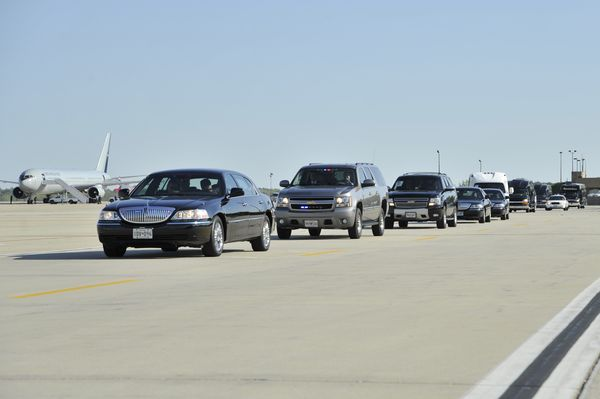
#> input picture docs/inspection/candidate-chile-motorcade.jpg, 600 x 399 px, found by its file name
$ python create-cinematic-motorcade.py
#> lines starting #> are read from the running program, lines starting #| are printed output that depends on the picture
import numpy as np
from PIL import Image, ImageEnhance, ImageFilter

def create_cinematic_motorcade():
    src_path = "public/images/candidate-chile-motorcade.jpg"
    img = Image.open(src_path).convert("RGB")
#> img is the input picture: PIL image 600x399 RGB; mean R, G, B 167.5, 177.6, 180.5
    orig_w, orig_h = img.size
#> orig_w = 600; orig_h = 399

    # Crop:Focus on the motorcade convoy
    # Vehicles are centered horizontally and vertically
    # Let's crop from y=500 to y=2500, x=500 to x=4256
    # This removes the empty left edge while keeping the aircraft tail and the entire motorcade
    crop_box = (500, 520, 4256, 2520)
    cropped = img.crop(crop_box)
#> cropped: PIL image 3756x2000 RGB; every value is 0
    w, h = cropped.size
#> w = 3756; h = 2000
    print(f"Cropped to: {w}x{h}")
#| Cropped to: 3756x2000

    arr = np.array(cropped, dtype=np.float32) / 255.0
#> arr: shape (2000, 3756, 3) float32; every value is 0

    # 1. Luminance
    lum = 0.299 * arr[:, :, 0] + 0.587 * arr[:, :, 1] + 0.114 * arr[:, :, 2]
#> lum: shape (2000, 3756) float32; every value is 0

    # Target brand colors:
    # Deep obsidian base: #070A12 -> (7, 10, 18) / 255
    obsidian = np.array([7 / 255.0, 10 / 255.0, 18 / 255.0], dtype=np.float32)
    # Brand dark indigo: #161933 -> (22, 25, 51) / 255
    dark_indigo = np.array([22 / 255.0, 25 / 255.0, 51 / 255.0], dtype=np.float32)
    # Brand accent corporate blue: #2D5090 -> (45, 80, 144) / 255
    brand_blue = np.array([45 / 255.0, 80 / 255.0, 144 / 255.0], dtype=np.float32)
    # Metallic ice highlight: (215, 225, 250) / 255
    ice_high = np.array([215 / 255.0, 225 / 255.0, 250 / 255.0], dtype=np.float32)

    # 2. Convert exposure from bright daytime to dramatic evening dusk:
    # Strong non-linear contrast curve: shadows drop into deep black, highlights stay crisp
    darkened = np.power(arr, 1.85)

    # Cool down temperature (eliminate daytime yellow/beige cast from concrete)
    # Lower red, lower green, enhance cool blue tone
    darkened[:, :, 0] *= 0.55
    darkened[:, :, 1] *= 0.68
    darkened[:, :, 2] *= 1.20
    darkened = np.clip(darkened, 0.0, 1.0)

    # 3. Y-axis & X-axis masks for seamless background blending:
    y_coords = np.linspace(0, 1, h)[:, np.newaxis]
#> y_coords = 2000 values from 0 to 1
    x_coords = np.linspace(0, 1, w)[np.newaxis, :]

    # Top fade: sky smoothly turns into solid obsidian #070A12
    # Sky is roughly top 30% of image
    sky_fade = np.clip((0.32 - y_coords) / 0.32, 0.0, 1.0) ** 1.2

    # Bottom fade: tarmac foreground turns into solid obsidian #070A12
    # Bottom 40% of image is open tarmac
    bottom_fade = np.clip((y_coords - 0.55) / 0.45, 0.0, 1.0) ** 1.3
#> bottom_fade = 2000 values from 0 to 1

    # Left fade: left side of image (where text will sit) turns into deep obsidian
    left_fade = np.clip((0.45 - x_coords) / 0.45, 0.0, 1.0) ** 1.2

    # Combine edge fades
    edge_mask = np.maximum(sky_fade * 0.95, bottom_fade * 0.95)
    edge_mask = np.maximum(edge_mask, left_fade * 0.85)

    # 4. Blend image with Victor brand colors
    out = np.zeros_like(darkened)
    for c in range(3):
        # Base tonemapping
        out[:, :, c] = darkened[:, :, c] * 0.70 + dark_indigo[c] * 0.20 + brand_blue[c] * 0.10
        # Apply edge fades into obsidian
        out[:, :, c] = out[:, :, c] * (1.0 - edge_mask) + obsidian[c] * edge_mask
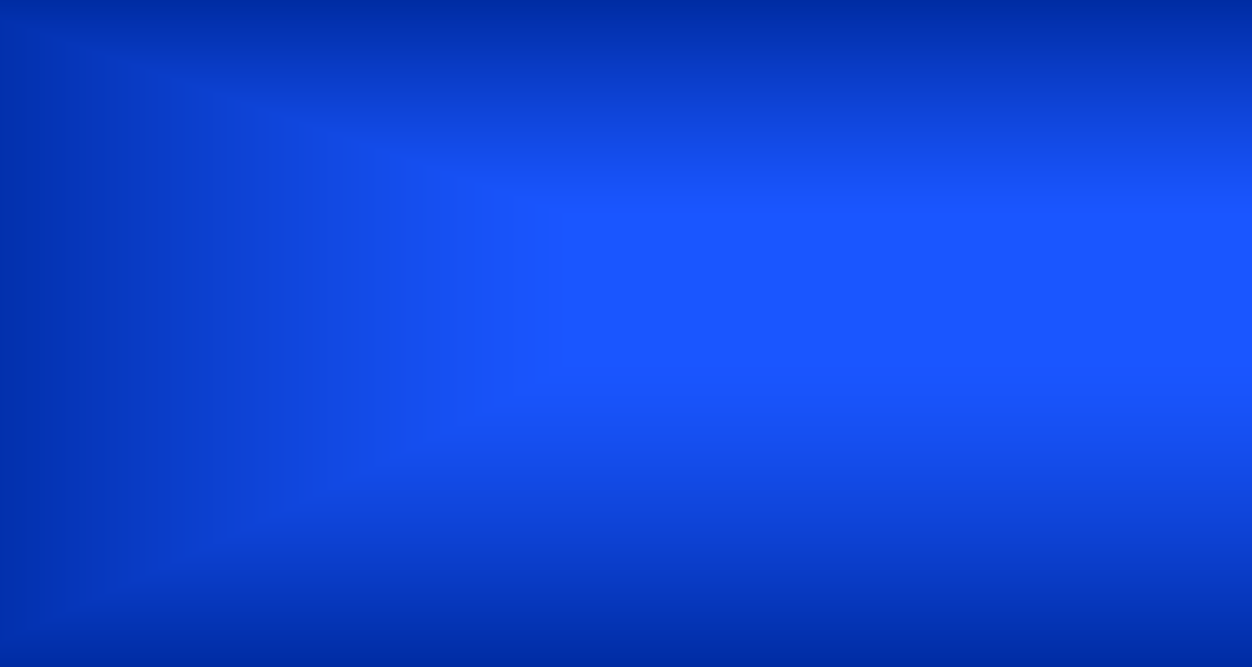
#> out: shape (2000, 3756, 3) float32 (shown at 1/3 size); mean R, G, B 0.0312, 0.0427, 0.083; drawn with min black and max white

    out = np.clip(out, 0.0, 1.0)

    # Convert to PIL
    result = Image.fromarray(np.uint8(out * 255.0))
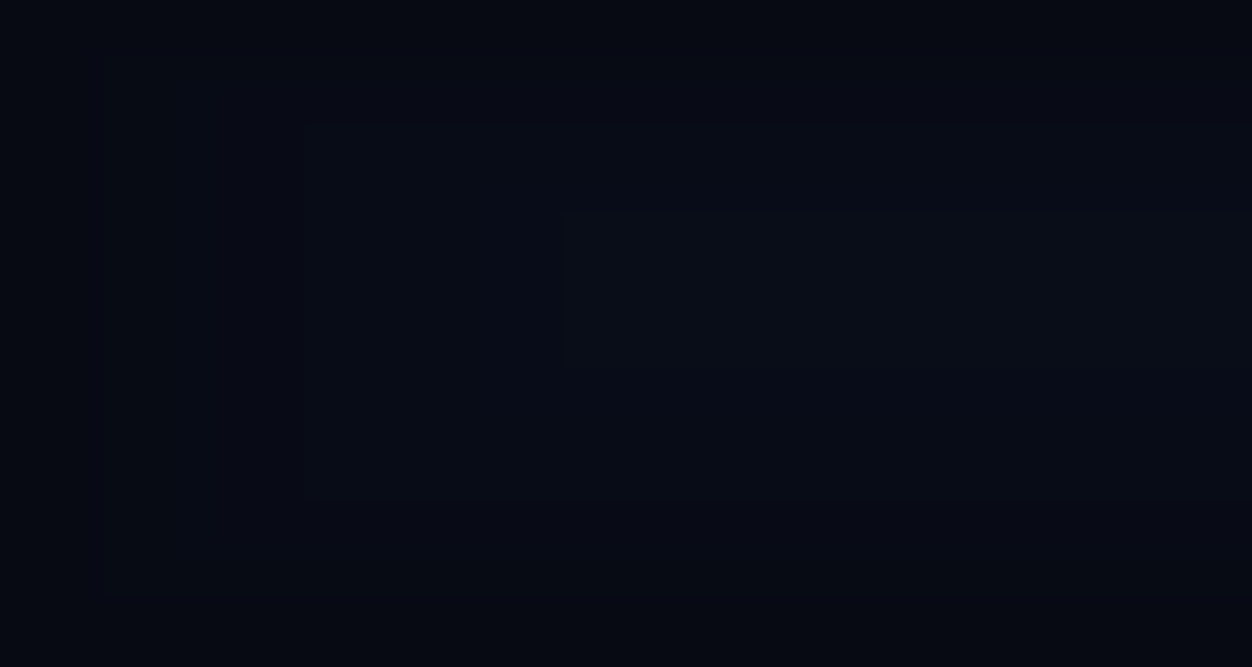
#> result: PIL image 3756x2000 RGB (shown at 1/3 size); mean R, G, B 7.6, 11.3, 21.4

    # Boost contrast and sharpness for polished metallic look
    contrast = ImageEnhance.Contrast(result)
    result = contrast.enhance(1.4)
    sharpness = ImageEnhance.Sharpness(result)
    result = sharpness.enhance(1.3)

    out_path = "public/images/india/hero-executive-fleet-cinematic.jpg"
    result.save(out_path, quality=95)
    print(f"Saved: {out_path} ({result.size})")
#| Saved: public/images/india/hero-executive-fleet-cinematic.jpg ((3756, 2000))

    # Save thumbnail for inspection
    thumb = result.resize((800, int(800 * result.height / result.width)))
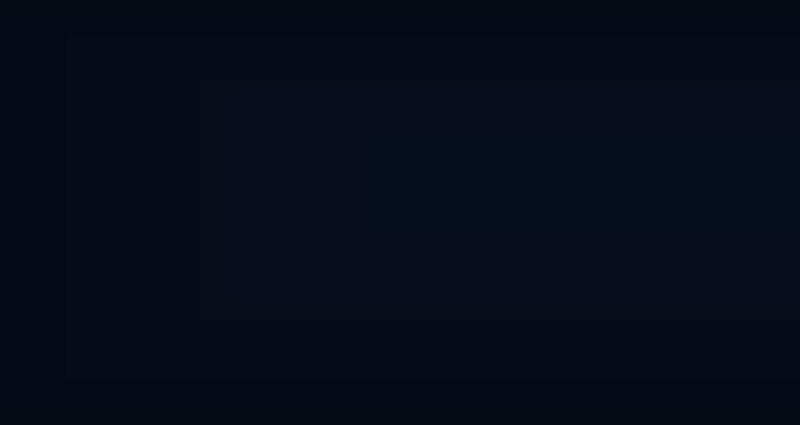
#> thumb: PIL image 800x425 RGB; mean R, G, B 5.6, 11, 25.1
    thumb.save("docs/inspection/thumb-hero-cinematic.jpg")
    print("Saved preview: docs/inspection/thumb-hero-cinematic.jpg")

if __name__ == "__main__":
    create_cinematic_motorcade()
